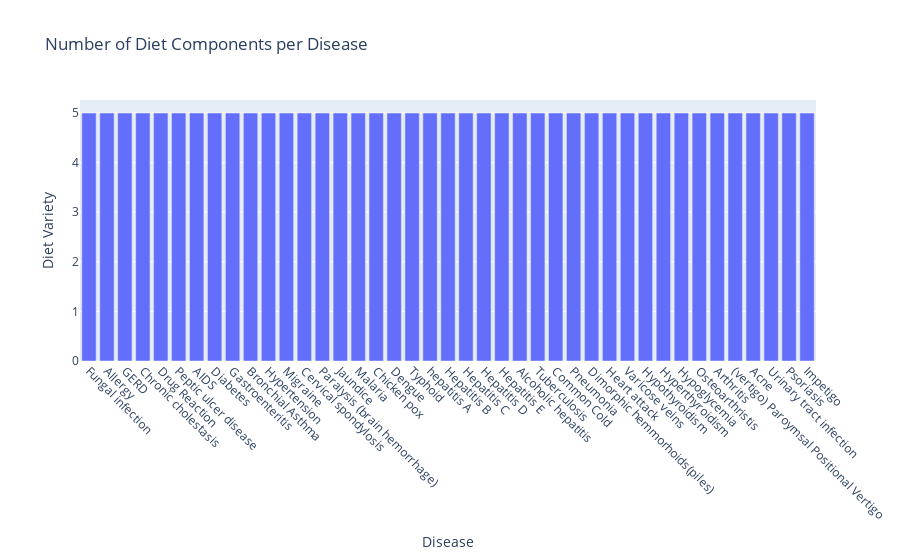

The notebook cell saved with this chart:
### Code cell
# 4. Diet Variety per Disease
diets_df["Diet_Count"] = diets_df["Diet"].apply(lambda x: len(eval(x)))
diet_variety = diets_df.set_index("Disease")["Diet_Count"].sort_values(ascending=False)

fig4 = px.bar(
    x=diet_variety.index,
    y=diet_variety.values,
    labels={'x': 'Disease', 'y': 'Diet Variety'},
    title="Number of Diet Components per Disease"
)
fig4.update_layout(xaxis_tickangle=45)
fig4.show()

### Figure 1 — Plotly figure (JSON) as saved in the notebook; plotly's stock layout.template omitted (floating-point values rounded to 4 significant figures)
{"data": [{"hovertemplate": "Disease=%{x}<br>Diet Variety=%{y}<extra></extra>", "legendgroup": "", "marker": {"color": "#636efa", "pattern": {"shape": ""}}, "name": "", "orientation": "v", "showlegend": false, "textposition": "auto", "type": "bar", "x": ["Fungal infection", "Allergy", "GERD", "Chronic cholestasis", "Drug Reaction", "Peptic ulcer disease", "AIDS", "Diabetes", "Gastroenteritis", "Bronchial Asthma", "Hypertension", "Migraine", "Cervical spondylosis", "Paralysis (brain hemorrhage)", "Jaundice", "Malaria", "Chicken pox", "Dengue", "Typhoid", "hepatitis A", "Hepatitis B", "Hepatitis C", "Hepatitis D", "Hepatitis E", "Alcoholic hepatitis", "Tuberculosis", "Common Cold", "Pneumonia", "Dimorphic hemmorhoids(piles)", "Heart attack", "Varicose veins", "Hypothyroidism", "Hyperthyroidism", "Hypoglycemia", "Osteoarthristis", "Arthritis", "(vertigo) Paroymsal Positional Vertigo", "Acne", "Urinary tract infection", "Psoriasis", "Impetigo"], "xaxis": "x", "y": [5, 5, 5, 5, 5, 5, 5, 5, 5, 5, 5, 5, 5, 5, 5, 5, 5, 5, 5, 5, 5, 5, 5, 5, 5, 5, 5, 5, 5, 5, 5, 5, 5, 5, 5, 5, 5, 5, 5, 5, 5], "yaxis": "y"}], "layout": {"barmode": "relative", "legend": {"tracegroupgap": 0}, "title": {"text": "Number of Diet Components per Disease"}, "xaxis": {"anchor": "y", "domain": [0, 1], "tickangle": 45, "title": {"text": "Disease"}}, "yaxis": {"anchor": "x", "domain": [0, 1], "title": {"text": "Diet Variety"}}}}
